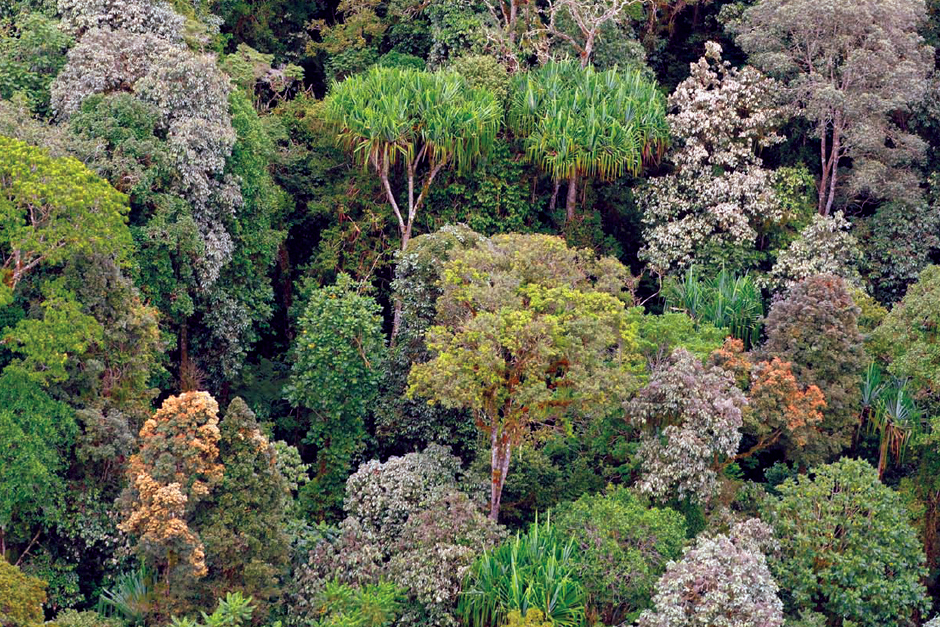
#> input picture project Encryption/steganography/steganography/image.png, 940 x 627 px
$ python steganography.py
#> lines starting #> are read from the running program, lines starting #| are printed output that depends on the picture
#> ``:
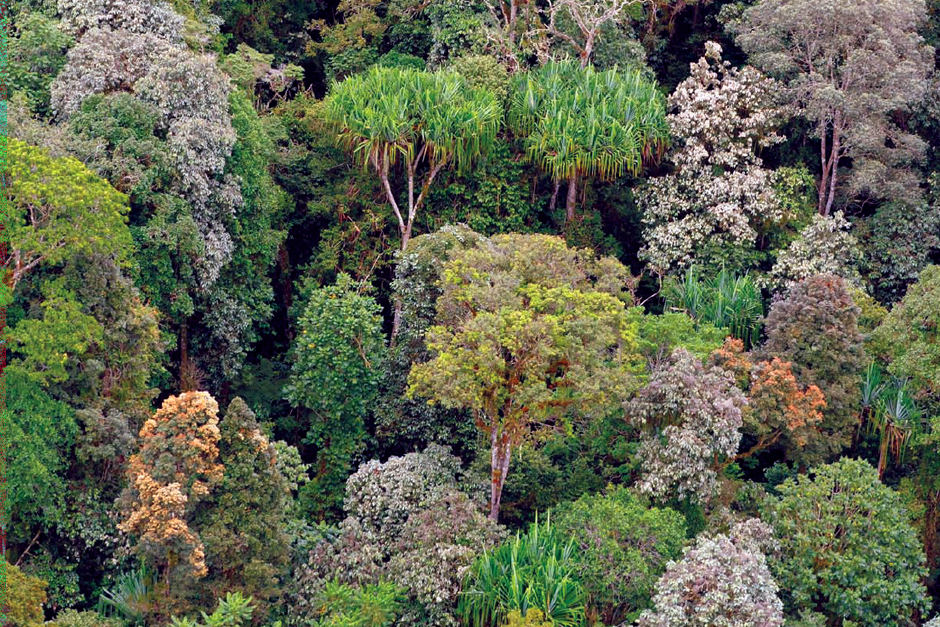
#> saved as decrypted_image.png: PIL image 940x627 RGB; mean R, G, B 97, 102.2, 79.8
from PIL import Image, ImageDraw
from random import randint


class Steganography:
    def __init__(self):
        pass

    def Encrypt(self, input_text_path, input_image_path, output_image_path):
        image = Image.open(input_image_path)
        draw = ImageDraw.Draw(image)
        pix = image.load()

        text = open(input_text_path, 'r')

        def index():
            width = image.size[0]
            height = image.size[1]
            for i in range(width):
                for j in range(height):
                    yield (i, j)
        indexes = index()
        for line in text:
            for number in ([ord(char) for char in line]):
                 xy = next(indexes)
                 g, b = pix[xy][1:3]
                 draw.point(xy, (number, g , b))

        image.save(output_image_path, "PNG")
        text.close()

    def Decrypt(self, input_image_path, output_text_path, information_size = 1000):
        numbers = []
        image = Image.open(input_image_path)
        pixels = image.load()

        def index():
            width = image.size[0]
            height = image.size[1]
            for i in range(width):
                for j in range(height):
                    yield (i, j)
        indexes = index()

        for i in range(information_size):
            numbers.append(pixels[tuple(next(indexes))][0])

        output_text = open(output_text_path, 'a')
        output_text = open(output_text_path, 'w')
        output_text.write(''.join([chr(number) for number in numbers]))
        output_text.close()

steganography_en = Steganography()
steganography_en.Encrypt("steganography/input.txt", "steganography/image.png", "steganography/decrypted_image.png")
steganography_de = Steganography()
steganography_de.Decrypt("steganography/decrypted_image.png", "steganography/output.txt")
